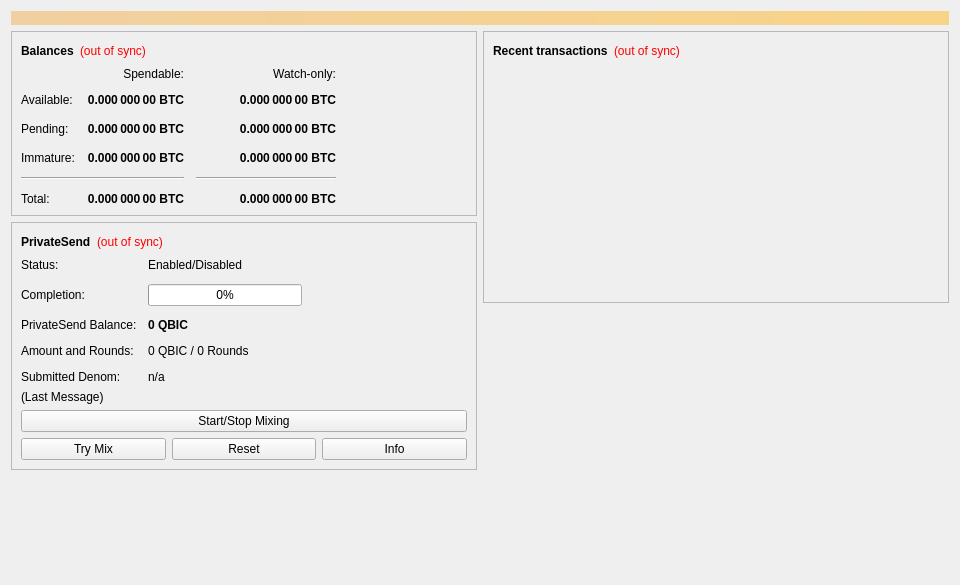
<?xml version="1.0" encoding="UTF-8"?>
<ui version="4.0">
 <class>OverviewPage</class>
 <widget class="QWidget" name="OverviewPage">
  <property name="geometry">
   <rect>
    <x>0</x>
    <y>0</y>
    <width>960</width>
    <height>585</height>
   </rect>
  </property>
  <property name="minimumSize">
   <size>
    <width>960</width>
    <height>0</height>
   </size>
  </property>
  <property name="windowTitle">
   <string>Form</string>
  </property>
  <layout class="QVBoxLayout" name="topLayout">
   <item>
    <widget class="QLabel" name="labelAlerts">
     <property name="visible">
      <bool>false</bool>
     </property>
     <property name="styleSheet">
      <string notr="true">background-color: qlineargradient(x1: 0, y1: 0, x2: 1, y2: 0, stop:0 #F0D0A0, stop:1 #F8D488); color:#000000;</string>
     </property>
     <property name="wordWrap">
      <bool>true</bool>
     </property>
     <property name="margin">
      <number>3</number>
     </property>
    </widget>
   </item>
   <item>
    <layout class="QHBoxLayout" name="horizontalLayout" stretch="1,1">
     <item>
      <layout class="QVBoxLayout" name="verticalLayout_2">
       <item>
        <widget class="QFrame" name="frame">
         <property name="frameShape">
          <enum>QFrame::StyledPanel</enum>
         </property>
         <property name="frameShadow">
          <enum>QFrame::Raised</enum>
         </property>
         <layout class="QVBoxLayout" name="verticalLayout_4">
          <item>
           <layout class="QHBoxLayout" name="horizontalLayout_4">
            <item>
             <widget class="QLabel" name="label_5">
              <property name="font">
               <font>
                <weight>75</weight>
                <bold>true</bold>
               </font>
              </property>
              <property name="text">
               <string>Balances</string>
              </property>
             </widget>
            </item>
            <item>
             <widget class="QLabel" name="labelWalletStatus">
              <property name="toolTip">
               <string>The displayed information may be out of date. Your wallet automatically synchronizes with the Qbic network after a connection is established, but this process has not completed yet.</string>
              </property>
              <property name="styleSheet">
               <string notr="true">QLabel { color: red; }</string>
              </property>
              <property name="text">
               <string notr="true">(out of sync)</string>
              </property>
              <property name="alignment">
               <set>Qt::AlignLeading|Qt::AlignLeft|Qt::AlignVCenter</set>
              </property>
             </widget>
            </item>
            <item>
             <spacer name="horizontalSpacer_3">
              <property name="orientation">
               <enum>Qt::Horizontal</enum>
              </property>
              <property name="sizeHint" stdset="0">
               <size>
                <width>40</width>
                <height>20</height>
               </size>
              </property>
             </spacer>
            </item>
           </layout>
          </item>
          <item>
           <layout class="QGridLayout" name="gridLayout">
            <property name="spacing">
             <number>12</number>
            </property>
            <item row="2" column="2">
             <widget class="QLabel" name="labelWatchPending">
              <property name="font">
               <font>
                <weight>75</weight>
                <bold>true</bold>
               </font>
              </property>
              <property name="cursor">
               <cursorShape>IBeamCursor</cursorShape>
              </property>
              <property name="toolTip">
               <string>Unconfirmed transactions to watch-only addresses</string>
              </property>
              <property name="text">
               <string notr="true">0.000 000 00 BTC</string>
              </property>
              <property name="alignment">
               <set>Qt::AlignRight|Qt::AlignTrailing|Qt::AlignVCenter</set>
              </property>
              <property name="textInteractionFlags">
               <set>Qt::LinksAccessibleByMouse|Qt::TextSelectableByKeyboard|Qt::TextSelectableByMouse</set>
              </property>
             </widget>
            </item>
            <item row="2" column="1">
             <widget class="QLabel" name="labelUnconfirmed">
              <property name="font">
               <font>
                <weight>75</weight>
                <bold>true</bold>
               </font>
              </property>
              <property name="cursor">
               <cursorShape>IBeamCursor</cursorShape>
              </property>
              <property name="toolTip">
               <string>Total of transactions that have yet to be confirmed, and do not yet count toward the spendable balance</string>
              </property>
              <property name="text">
               <string notr="true">0.000 000 00 BTC</string>
              </property>
              <property name="alignment">
               <set>Qt::AlignRight|Qt::AlignTrailing|Qt::AlignVCenter</set>
              </property>
              <property name="textInteractionFlags">
               <set>Qt::LinksAccessibleByMouse|Qt::TextSelectableByKeyboard|Qt::TextSelectableByMouse</set>
              </property>
             </widget>
            </item>
            <item row="3" column="2">
             <widget class="QLabel" name="labelWatchImmature">
              <property name="font">
               <font>
                <weight>75</weight>
                <bold>true</bold>
               </font>
              </property>
              <property name="cursor">
               <cursorShape>IBeamCursor</cursorShape>
              </property>
              <property name="toolTip">
               <string>Mined balance in watch-only addresses that has not yet matured</string>
              </property>
              <property name="text">
               <string notr="true">0.000 000 00 BTC</string>
              </property>
              <property name="alignment">
               <set>Qt::AlignRight|Qt::AlignTrailing|Qt::AlignVCenter</set>
              </property>
              <property name="textInteractionFlags">
               <set>Qt::LinksAccessibleByMouse|Qt::TextSelectableByKeyboard|Qt::TextSelectableByMouse</set>
              </property>
             </widget>
            </item>
            <item row="4" column="0" colspan="2">
             <widget class="Line" name="lineSpendableBalance">
              <property name="orientation">
               <enum>Qt::Horizontal</enum>
              </property>
             </widget>
            </item>
            <item row="4" column="2">
             <widget class="Line" name="lineWatchBalance">
              <property name="sizePolicy">
               <sizepolicy hsizetype="Preferred" vsizetype="Fixed">
                <horstretch>0</horstretch>
                <verstretch>0</verstretch>
               </sizepolicy>
              </property>
              <property name="minimumSize">
               <size>
                <width>140</width>
                <height>0</height>
               </size>
              </property>
              <property name="orientation">
               <enum>Qt::Horizontal</enum>
              </property>
             </widget>
            </item>
            <item row="5" column="0">
             <widget class="QLabel" name="labelTotalText">
              <property name="text">
               <string>Total:</string>
              </property>
             </widget>
            </item>
            <item row="3" column="1">
             <widget class="QLabel" name="labelImmature">
              <property name="font">
               <font>
                <weight>75</weight>
                <bold>true</bold>
               </font>
              </property>
              <property name="cursor">
               <cursorShape>IBeamCursor</cursorShape>
              </property>
              <property name="toolTip">
               <string>Mined balance that has not yet matured</string>
              </property>
              <property name="text">
               <string notr="true">0.000 000 00 BTC</string>
              </property>
              <property name="alignment">
               <set>Qt::AlignRight|Qt::AlignTrailing|Qt::AlignVCenter</set>
              </property>
              <property name="textInteractionFlags">
               <set>Qt::LinksAccessibleByMouse|Qt::TextSelectableByKeyboard|Qt::TextSelectableByMouse</set>
              </property>
             </widget>
            </item>
            <item row="2" column="3">
             <spacer name="horizontalSpacer_2">
              <property name="orientation">
               <enum>Qt::Horizontal</enum>
              </property>
              <property name="sizeHint" stdset="0">
               <size>
                <width>40</width>
                <height>20</height>
               </size>
              </property>
             </spacer>
            </item>
            <item row="3" column="0">
             <widget class="QLabel" name="labelImmatureText">
              <property name="text">
               <string>Immature:</string>
              </property>
             </widget>
            </item>
            <item row="5" column="1">
             <widget class="QLabel" name="labelTotal">
              <property name="font">
               <font>
                <weight>75</weight>
                <bold>true</bold>
               </font>
              </property>
              <property name="cursor">
               <cursorShape>IBeamCursor</cursorShape>
              </property>
              <property name="toolTip">
               <string>Your current total balance</string>
              </property>
              <property name="text">
               <string notr="true">0.000 000 00 BTC</string>
              </property>
              <property name="alignment">
               <set>Qt::AlignRight|Qt::AlignTrailing|Qt::AlignVCenter</set>
              </property>
              <property name="textInteractionFlags">
               <set>Qt::LinksAccessibleByMouse|Qt::TextSelectableByKeyboard|Qt::TextSelectableByMouse</set>
              </property>
             </widget>
            </item>
            <item row="5" column="2">
             <widget class="QLabel" name="labelWatchTotal">
              <property name="font">
               <font>
                <weight>75</weight>
                <bold>true</bold>
               </font>
              </property>
              <property name="cursor">
               <cursorShape>IBeamCursor</cursorShape>
              </property>
              <property name="toolTip">
               <string>Current total balance in watch-only addresses</string>
              </property>
              <property name="text">
               <string notr="true">0.000 000 00 BTC</string>
              </property>
              <property name="alignment">
               <set>Qt::AlignRight|Qt::AlignTrailing|Qt::AlignVCenter</set>
              </property>
              <property name="textInteractionFlags">
               <set>Qt::LinksAccessibleByMouse|Qt::TextSelectableByKeyboard|Qt::TextSelectableByMouse</set>
              </property>
             </widget>
            </item>
            <item row="0" column="2">
             <widget class="QLabel" name="labelWatchonly">
              <property name="text">
               <string>Watch-only:</string>
              </property>
              <property name="alignment">
               <set>Qt::AlignRight|Qt::AlignTrailing|Qt::AlignVCenter</set>
              </property>
             </widget>
            </item>
            <item row="1" column="0">
             <widget class="QLabel" name="labelBalanceText">
              <property name="text">
               <string>Available:</string>
              </property>
             </widget>
            </item>
            <item row="1" column="1">
             <widget class="QLabel" name="labelBalance">
              <property name="font">
               <font>
                <weight>75</weight>
                <bold>true</bold>
               </font>
              </property>
              <property name="cursor">
               <cursorShape>IBeamCursor</cursorShape>
              </property>
              <property name="toolTip">
               <string>Your current spendable balance</string>
              </property>
              <property name="text">
               <string notr="true">0.000 000 00 BTC</string>
              </property>
              <property name="alignment">
               <set>Qt::AlignRight|Qt::AlignTrailing|Qt::AlignVCenter</set>
              </property>
              <property name="textInteractionFlags">
               <set>Qt::LinksAccessibleByMouse|Qt::TextSelectableByKeyboard|Qt::TextSelectableByMouse</set>
              </property>
             </widget>
            </item>
            <item row="1" column="2">
             <widget class="QLabel" name="labelWatchAvailable">
              <property name="font">
               <font>
                <weight>75</weight>
                <bold>true</bold>
               </font>
              </property>
              <property name="cursor">
               <cursorShape>IBeamCursor</cursorShape>
              </property>
              <property name="toolTip">
               <string>Your current balance in watch-only addresses</string>
              </property>
              <property name="text">
               <string notr="true">0.000 000 00 BTC</string>
              </property>
              <property name="alignment">
               <set>Qt::AlignRight|Qt::AlignTrailing|Qt::AlignVCenter</set>
              </property>
              <property name="textInteractionFlags">
               <set>Qt::LinksAccessibleByMouse|Qt::TextSelectableByKeyboard|Qt::TextSelectableByMouse</set>
              </property>
             </widget>
            </item>
            <item row="2" column="0">
             <widget class="QLabel" name="labelPendingText">
              <property name="text">
               <string>Pending:</string>
              </property>
             </widget>
            </item>
            <item row="0" column="1">
             <widget class="QLabel" name="labelSpendable">
              <property name="text">
               <string>Spendable:</string>
              </property>
              <property name="alignment">
               <set>Qt::AlignRight|Qt::AlignTrailing|Qt::AlignVCenter</set>
              </property>
             </widget>
            </item>
           </layout>
          </item>
         </layout>
        </widget>
       </item>
       <item>
        <widget class="QFrame" name="framePrivateSend">
         <property name="layoutDirection">
          <enum>Qt::LeftToRight</enum>
         </property>
         <property name="frameShape">
          <enum>QFrame::StyledPanel</enum>
         </property>
         <property name="frameShadow">
          <enum>QFrame::Raised</enum>
         </property>
         <layout class="QVBoxLayout" name="VerticalLayout_PS1">
          <item>
           <layout class="QHBoxLayout" name="horizontalLayout_5">
            <item>
             <widget class="QLabel" name="labelPrivateSendHeader">
              <property name="font">
               <font>
                <weight>75</weight>
                <bold>true</bold>
               </font>
              </property>
              <property name="text">
               <string>PrivateSend</string>
              </property>
             </widget>
            </item>
            <item>
             <widget class="QLabel" name="labelPrivateSendSyncStatus">
              <property name="toolTip">
               <string>The displayed information may be out of date. Your wallet automatically synchronizes with the Qbic network after a connection is established, but this process has not completed yet.</string>
              </property>
              <property name="styleSheet">
               <string notr="true">QLabel { color: red; }</string>
              </property>
              <property name="text">
               <string notr="true">(out of sync)</string>
              </property>
              <property name="alignment">
               <set>Qt::AlignLeading|Qt::AlignLeft|Qt::AlignVCenter</set>
              </property>
             </widget>
            </item>
            <item>
             <spacer name="horizontalSpacer_4">
              <property name="orientation">
               <enum>Qt::Horizontal</enum>
              </property>
              <property name="sizeHint" stdset="0">
               <size>
                <width>40</width>
                <height>20</height>
               </size>
              </property>
             </spacer>
            </item>
           </layout>
          </item>
          <item>
           <layout class="QFormLayout" name="privateSendFormLayout">
            <property name="fieldGrowthPolicy">
             <enum>QFormLayout::AllNonFixedFieldsGrow</enum>
            </property>
            <property name="horizontalSpacing">
             <number>11</number>
            </property>
            <property name="verticalSpacing">
             <number>12</number>
            </property>
            <item row="0" column="0">
             <widget class="QLabel" name="labelPrivateSendEnabledText">
              <property name="text">
               <string>Status:</string>
              </property>
             </widget>
            </item>
            <item row="0" column="1">
             <widget class="QLabel" name="labelPrivateSendEnabled">
              <property name="text">
               <string>Enabled/Disabled</string>
              </property>
             </widget>
            </item>
            <item row="1" column="0">
             <widget class="QLabel" name="labelCompletitionText">
              <property name="text">
               <string>Completion:</string>
              </property>
             </widget>
            </item>
            <item row="1" column="1">
             <widget class="QProgressBar" name="privateSendProgress">
              <property name="maximumSize">
               <size>
                <width>154</width>
                <height>16777215</height>
               </size>
              </property>
              <property name="value">
               <number>0</number>
              </property>
             </widget>
            </item>
            <item row="2" column="0">
             <widget class="QLabel" name="labelAnonymizedText">
              <property name="text">
               <string>PrivateSend Balance:</string>
              </property>
             </widget>
            </item>
            <item row="2" column="1">
             <widget class="QLabel" name="labelAnonymized">
              <property name="font">
               <font>
                <weight>75</weight>
                <bold>true</bold>
               </font>
              </property>
              <property name="text">
               <string notr="true">0 QBIC</string>
              </property>
             </widget>
            </item>
            <item row="3" column="0">
             <widget class="QLabel" name="labelAmountAndRoundsText">
              <property name="text">
               <string>Amount and Rounds:</string>
              </property>
             </widget>
            </item>
            <item row="3" column="1">
             <widget class="QLabel" name="labelAmountRounds">
              <property name="text">
               <string>0 QBIC / 0 Rounds</string>
              </property>
             </widget>
            </item>
            <item row="4" column="0">
             <widget class="QLabel" name="labelSubmittedDenomText">
              <property name="text">
               <string>Submitted Denom:</string>
              </property>
             </widget>
            </item>
            <item row="4" column="1">
             <widget class="QLabel" name="labelSubmittedDenom">
              <property name="toolTip">
               <string>The denominations you submitted to the Masternode.&lt;br&gt;To mix, other users must submit the exact same denominations.</string>
              </property>
              <property name="text">
               <string>n/a</string>
              </property>
             </widget>
            </item>
           </layout>
          </item>
          <item>
           <layout class="QVBoxLayout" name="VerticalLayout_PS">
            <item>
             <widget class="QLabel" name="labelPrivateSendLastMessage">
              <property name="text">
               <string>(Last Message)</string>
              </property>
              <property name="alignment">
               <set>Qt::AlignLeading|Qt::AlignLeft|Qt::AlignTop</set>
              </property>
              <property name="wordWrap">
               <bool>true</bool>
              </property>
             </widget>
            </item>
            <item>
             <widget class="QPushButton" name="togglePrivateSend">
              <property name="sizePolicy">
               <sizepolicy hsizetype="MinimumExpanding" vsizetype="Fixed">
                <horstretch>0</horstretch>
                <verstretch>0</verstretch>
               </sizepolicy>
              </property>
              <property name="text">
               <string>Start/Stop Mixing</string>
              </property>
             </widget>
            </item>
            <item>
             <layout class="QHBoxLayout" name="horizontalLayout_debugbuttons">
              <item>
               <widget class="QPushButton" name="privateSendAuto">
                <property name="sizePolicy">
                 <sizepolicy hsizetype="MinimumExpanding" vsizetype="Fixed">
                  <horstretch>0</horstretch>
                  <verstretch>0</verstretch>
                 </sizepolicy>
                </property>
                <property name="toolTip">
                 <string>Try to manually submit a PrivateSend request.</string>
                </property>
                <property name="text">
                 <string>Try Mix</string>
                </property>
               </widget>
              </item>
              <item>
               <widget class="QPushButton" name="privateSendReset">
                <property name="sizePolicy">
                 <sizepolicy hsizetype="MinimumExpanding" vsizetype="Fixed">
                  <horstretch>0</horstretch>
                  <verstretch>0</verstretch>
                 </sizepolicy>
                </property>
                <property name="toolTip">
                 <string>Reset the current status of PrivateSend (can interrupt PrivateSend if it's in the process of Mixing, which can cost you money!)</string>
                </property>
                <property name="autoFillBackground">
                 <bool>false</bool>
                </property>
                <property name="text">
                 <string>Reset</string>
                </property>
               </widget>
              </item>
              <item>
               <widget class="QPushButton" name="privateSendInfo">
                <property name="sizePolicy">
                 <sizepolicy hsizetype="MinimumExpanding" vsizetype="Fixed">
                  <horstretch>0</horstretch>
                  <verstretch>0</verstretch>
                 </sizepolicy>
                </property>
                <property name="toolTip">
                 <string>Information about PrivateSend and Mixing</string>
                </property>
                <property name="text">
                 <string>Info</string>
                </property>
               </widget>
              </item>
             </layout>
            </item>
           </layout>
          </item>
         </layout>
        </widget>
       </item>
       <item>
        <spacer name="verticalSpacer">
         <property name="orientation">
          <enum>Qt::Vertical</enum>
         </property>
         <property name="sizeHint" stdset="0">
          <size>
           <width>20</width>
           <height>40</height>
          </size>
         </property>
        </spacer>
       </item>
      </layout>
     </item>
     <item>
      <layout class="QVBoxLayout" name="verticalLayout_3">
       <item>
        <widget class="QFrame" name="frame_2">
         <property name="frameShape">
          <enum>QFrame::StyledPanel</enum>
         </property>
         <property name="frameShadow">
          <enum>QFrame::Raised</enum>
         </property>
         <layout class="QVBoxLayout" name="verticalLayout">
          <item>
           <layout class="QHBoxLayout" name="horizontalLayout_2">
            <item>
             <widget class="QLabel" name="label_4">
              <property name="font">
               <font>
                <weight>75</weight>
                <bold>true</bold>
               </font>
              </property>
              <property name="text">
               <string>Recent transactions</string>
              </property>
             </widget>
            </item>
            <item>
             <widget class="QLabel" name="labelTransactionsStatus">
              <property name="toolTip">
               <string>The displayed information may be out of date. Your wallet automatically synchronizes with the Qbic network after a connection is established, but this process has not completed yet.</string>
              </property>
              <property name="styleSheet">
               <string notr="true">QLabel { color: red; }</string>
              </property>
              <property name="text">
               <string notr="true">(out of sync)</string>
              </property>
              <property name="alignment">
               <set>Qt::AlignLeading|Qt::AlignLeft|Qt::AlignVCenter</set>
              </property>
             </widget>
            </item>
            <item>
             <spacer name="horizontalSpacer">
              <property name="orientation">
               <enum>Qt::Horizontal</enum>
              </property>
              <property name="sizeHint" stdset="0">
               <size>
                <width>40</width>
                <height>20</height>
               </size>
              </property>
             </spacer>
            </item>
           </layout>
          </item>
          <item>
           <widget class="QListView" name="listTransactions">
            <property name="styleSheet">
             <string notr="true">QListView { background: transparent; }</string>
            </property>
            <property name="frameShape">
             <enum>QFrame::NoFrame</enum>
            </property>
            <property name="verticalScrollBarPolicy">
             <enum>Qt::ScrollBarAlwaysOff</enum>
            </property>
            <property name="horizontalScrollBarPolicy">
             <enum>Qt::ScrollBarAlwaysOff</enum>
            </property>
            <property name="selectionMode">
             <enum>QAbstractItemView::NoSelection</enum>
            </property>
           </widget>
          </item>
         </layout>
        </widget>
       </item>
       <item>
        <spacer name="verticalSpacer_2">
         <property name="orientation">
          <enum>Qt::Vertical</enum>
         </property>
         <property name="sizeHint" stdset="0">
          <size>
           <width>20</width>
           <height>40</height>
          </size>
         </property>
        </spacer>
       </item>
      </layout>
     </item>
    </layout>
   </item>
  </layout>
 </widget>
 <resources/>
 <connections/>
</ui>
